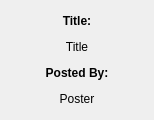
<?xml version="1.0" encoding="UTF-8"?>
<ui version="4.0">
 <class>Form</class>
 <widget class="QWidget" name="Form">
  <property name="geometry">
   <rect>
    <x>0</x>
    <y>0</y>
    <width>154</width>
    <height>120</height>
   </rect>
  </property>
  <property name="minimumSize">
   <size>
    <width>0</width>
    <height>120</height>
   </size>
  </property>
  <property name="maximumSize">
   <size>
    <width>154</width>
    <height>120</height>
   </size>
  </property>
  <property name="windowTitle">
   <string>Form</string>
  </property>
  <layout class="QVBoxLayout" name="verticalLayout_2">
   <item>
    <widget class="QLabel" name="label">
     <property name="styleSheet">
      <string notr="true"/>
     </property>
     <property name="text">
      <string>&lt;b&gt;Title:&lt;/b&gt;</string>
     </property>
     <property name="alignment">
      <set>Qt::AlignCenter</set>
     </property>
    </widget>
   </item>
   <item>
    <widget class="QLabel" name="titleLabel">
     <property name="layoutDirection">
      <enum>Qt::LeftToRight</enum>
     </property>
     <property name="styleSheet">
      <string notr="true"/>
     </property>
     <property name="text">
      <string>Title</string>
     </property>
     <property name="alignment">
      <set>Qt::AlignCenter</set>
     </property>
    </widget>
   </item>
   <item>
    <widget class="QLabel" name="label_2">
     <property name="styleSheet">
      <string notr="true"/>
     </property>
     <property name="text">
      <string>&lt;b&gt;Posted By:&lt;/b&gt;</string>
     </property>
     <property name="alignment">
      <set>Qt::AlignCenter</set>
     </property>
    </widget>
   </item>
   <item>
    <widget class="QLabel" name="postedByLabel">
     <property name="styleSheet">
      <string notr="true"/>
     </property>
     <property name="text">
      <string>Poster</string>
     </property>
     <property name="alignment">
      <set>Qt::AlignCenter</set>
     </property>
    </widget>
   </item>
  </layout>
 </widget>
 <resources/>
 <connections/>
</ui>
